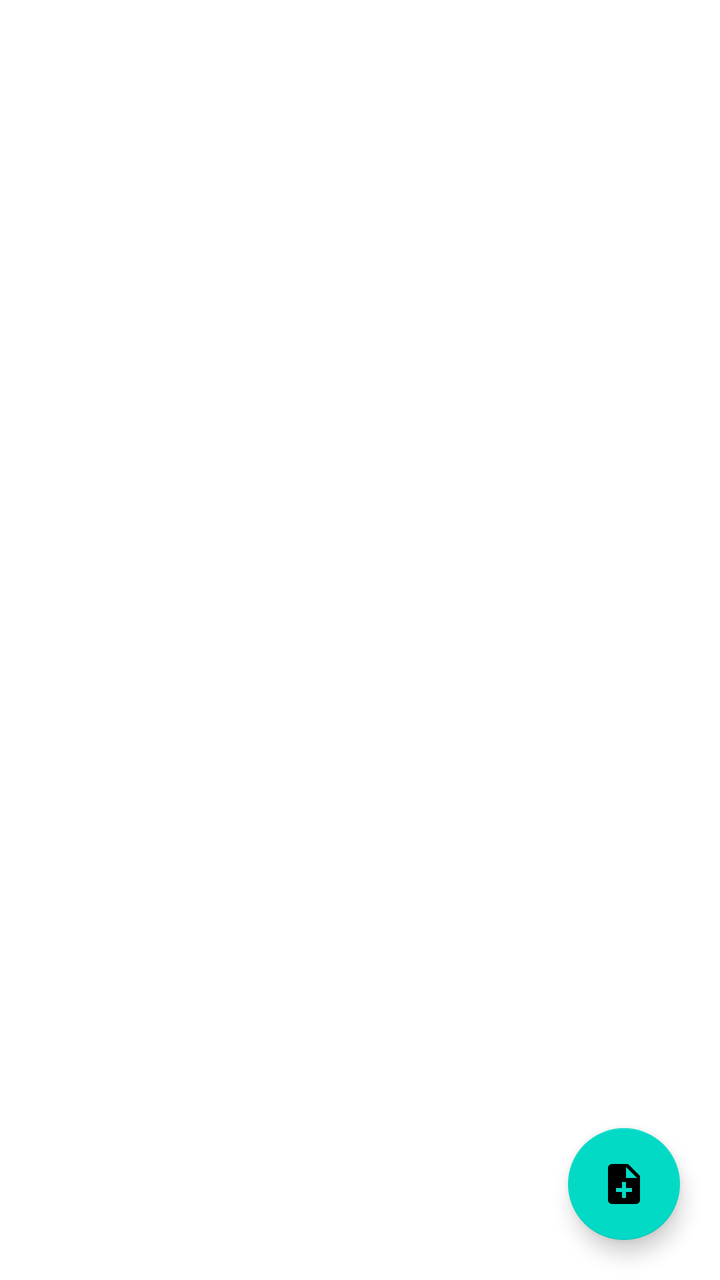
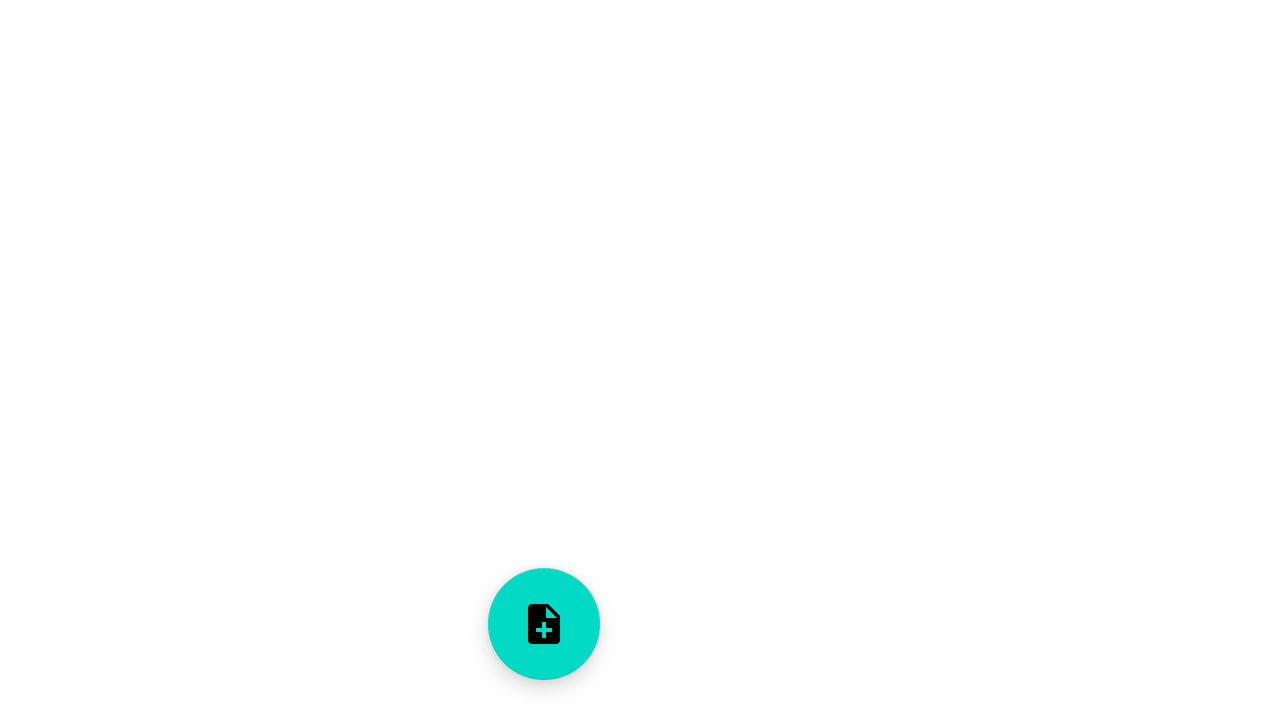

First picture: res/layout/ on a phone held upright. Second picture: the repository's own variant of that layout, on a device whose configuration matches the variant's folder. Source for both follows.
<!-- AndroidManifest.xml: application theme Theme.SimpleNotesCleanArchitecture -->
<!-- res/layout/activity_main.xml -->
<?xml version="1.0" encoding="utf-8"?>
<androidx.constraintlayout.widget.ConstraintLayout xmlns:android="http://schemas.android.com/apk/res/android"
    xmlns:app="http://schemas.android.com/apk/res-auto"
    xmlns:tools="http://schemas.android.com/tools"
    android:layout_width="match_parent"
    android:layout_height="match_parent"
    tools:context=".presentation.MainActivity">

    <com.google.android.material.floatingactionbutton.FloatingActionButton
        android:id="@+id/btn_add_note"
        android:layout_width="wrap_content"
        android:layout_height="wrap_content"
        android:src="@drawable/ic_baseline_note_add_24"
        android:contentDescription="@string/button_name_add_new_task"
        android:layout_margin="20dp"
        app:layout_constraintBottom_toBottomOf="parent"
        app:layout_constraintEnd_toEndOf="parent" />

    <androidx.recyclerview.widget.RecyclerView
        android:id="@+id/recycler_view_notes"
        android:layout_width="0dp"
        android:layout_height="0dp"
        app:layoutManager="androidx.recyclerview.widget.LinearLayoutManager"
        app:layout_constraintBottom_toBottomOf="parent"
        app:layout_constraintEnd_toEndOf="parent"
        app:layout_constraintStart_toStartOf="parent"
        app:layout_constraintTop_toTopOf="parent"
        tools:listitem="@layout/item_note_enabled"/>


</androidx.constraintlayout.widget.ConstraintLayout>
<!-- res/layout/item_note_enabled.xml (included above) -->
<?xml version="1.0" encoding="utf-8"?>
<androidx.constraintlayout.widget.ConstraintLayout xmlns:android="http://schemas.android.com/apk/res/android"
    xmlns:app="http://schemas.android.com/apk/res-auto"
    xmlns:tools="http://schemas.android.com/tools"
    android:layout_width="match_parent"
    android:layout_marginTop="@dimen/small_margin_text_view"
    android:layout_height="80dp"
    android:background="@color/light_grey"
    android:elevation="5dp">

    <TextView
        android:id="@+id/title_note_tv"
        android:layout_width="wrap_content"
        android:layout_height="wrap_content"
        android:layout_margin="@dimen/small_margin_text_view"
        android:maxLines="1"
        android:paddingEnd="30dp"
        android:textSize="@dimen/text_title_size"
        app:layout_constraintEnd_toStartOf="@+id/barrier"
        app:layout_constraintHorizontal_bias="0.0"
        app:layout_constraintStart_toStartOf="parent"
        app:layout_constraintTop_toTopOf="parent"
        tools:text="task test title" />


    <TextView
        android:id="@+id/description_note_tv"
        android:layout_width="wrap_content"
        android:layout_height="wrap_content"
        android:layout_margin="@dimen/small_margin_text_view"
        android:maxLines="1"
        android:paddingEnd="30dp"
        android:textSize="@dimen/text_title_size"
        app:layout_constraintEnd_toStartOf="@+id/barrier"
        app:layout_constraintHorizontal_bias="0.0"
        app:layout_constraintStart_toStartOf="parent"
        app:layout_constraintTop_toBottomOf="@+id/title_note_tv"
        tools:text="task test description" />

    <androidx.constraintlayout.widget.Barrier
        android:id="@+id/barrier"
        android:layout_width="wrap_content"
        android:layout_height="wrap_content"
        app:barrierDirection="start"
        app:constraint_referenced_ids="priority_note_tv" />

    <TextView
        android:id="@+id/priority_note_tv"
        android:layout_width="30dp"
        android:layout_height="wrap_content"
        android:textSize="@dimen/text_title_size"
        app:layout_constraintBottom_toBottomOf="parent"
        app:layout_constraintEnd_toEndOf="parent"
        app:layout_constraintTop_toTopOf="parent"
        tools:text=" 5" />



</androidx.constraintlayout.widget.ConstraintLayout>
<!-- resources referenced by this layout -->
<resources>
  <color name="light_grey">#E7E4E4</color>
  <dimen name="small_margin_text_view">5dp</dimen>
  <dimen name="text_title_size">20sp</dimen>
  <!-- drawable ic_baseline_note_add_24 (drawable) -->
  <vector android:height="30dp" android:tint="#000000"
      android:viewportHeight="24" android:viewportWidth="24"
      android:width="30dp" xmlns:android="http://schemas.android.com/apk/res/android">
      <path android:fillColor="@android:color/white" android:pathData="M14,2L6,2c-1.1,0 -1.99,0.9 -1.99,2L4,20c0,1.1 0.89,2 1.99,2L18,22c1.1,0 2,-0.9 2,-2L20,8l-6,-6zM16,16h-3v3h-2v-3L8,16v-2h3v-3h2v3h3v2zM13,9L13,3.5L18.5,9L13,9z"/>
  </vector>
  <string name="button_name_add_new_task">add new task</string>
  <style name="Theme.SimpleNotesCleanArchitecture" parent="Theme.MaterialComponents.DayNight.DarkActionBar">
          
          <item name="colorPrimary">@color/purple_500</item>
          <item name="colorPrimaryVariant">@color/purple_700</item>
          <item name="colorOnPrimary">@color/white</item>
          
          <item name="colorSecondary">@color/teal_200</item>
          <item name="colorSecondaryVariant">@color/teal_700</item>
          <item name="colorOnSecondary">@color/black</item>
          
          <item name="android:statusBarColor" tools:targetApi="l">?attr/colorPrimaryVariant</item>
          
      </style>
  <color name="purple_500">#FF6200EE</color>
  <color name="purple_700">#FF3700B3</color>
  <color name="white">#FFFFFFFF</color>
  <color name="teal_200">#FF03DAC5</color>
  <color name="teal_700">#FF018786</color>
  <color name="black">#FF000000</color>
</resources>
<!-- res/layout-land/activity_main.xml (the repository's variant of the layout above) -->
<!-- drawn on the phone turned sideways -->
<?xml version="1.0" encoding="utf-8"?>
<androidx.constraintlayout.widget.ConstraintLayout xmlns:android="http://schemas.android.com/apk/res/android"
    xmlns:app="http://schemas.android.com/apk/res-auto"
    xmlns:tools="http://schemas.android.com/tools"
    android:layout_width="match_parent"
    android:layout_height="match_parent"
    tools:context=".presentation.MainActivity">

    <com.google.android.material.floatingactionbutton.FloatingActionButton
        android:id="@+id/btn_add_note"
        android:layout_width="wrap_content"
        android:layout_height="wrap_content"
        android:layout_margin="20dp"
        android:contentDescription="@string/button_name_add_new_task"
        android:src="@drawable/ic_baseline_note_add_24"
        app:layout_constraintBottom_toBottomOf="parent"
        app:layout_constraintEnd_toEndOf="@id/guideline_middle" />

    <androidx.recyclerview.widget.RecyclerView
        android:id="@+id/recycler_view_notes"
        android:layout_width="0dp"
        android:layout_height="0dp"
        app:layoutManager="androidx.recyclerview.widget.LinearLayoutManager"
        app:layout_constraintBottom_toBottomOf="parent"
        app:layout_constraintEnd_toEndOf="@id/guideline_middle"
        app:layout_constraintStart_toStartOf="parent"
        app:layout_constraintTop_toTopOf="parent"
        tools:listitem="@layout/item_note_enabled" />

    <androidx.constraintlayout.widget.Guideline
        android:id="@+id/guideline_middle"
        android:layout_width="wrap_content"
        android:layout_height="wrap_content"
        android:orientation="vertical"
        app:layout_constraintGuide_percent="0.5" />

    <androidx.fragment.app.FragmentContainerView
        android:id="@+id/note_item_container"
        android:layout_width="0dp"
        android:layout_height="match_parent"
        app:layout_constraintEnd_toEndOf="parent"
        app:layout_constraintStart_toStartOf="@id/guideline_middle" />


</androidx.constraintlayout.widget.ConstraintLayout>
